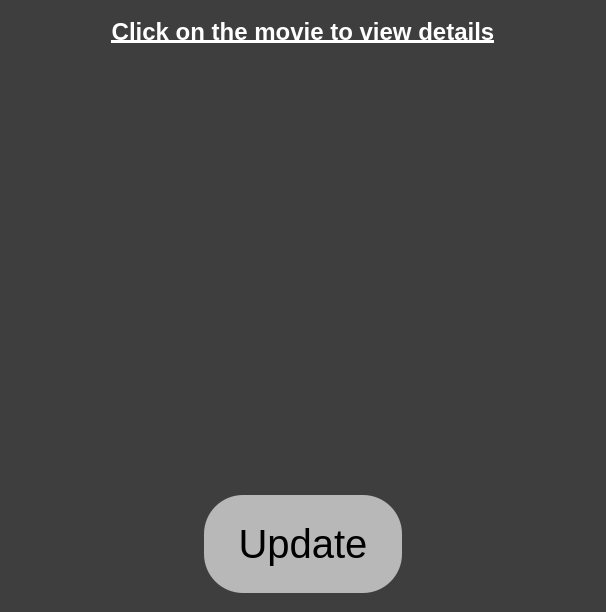
<?xml version="1.0" encoding="UTF-8"?>
<ui version="4.0">
 <class>MainWindow</class>
 <widget class="QMainWindow" name="MainWindow">
  <property name="geometry">
   <rect>
    <x>0</x>
    <y>0</y>
    <width>606</width>
    <height>612</height>
   </rect>
  </property>
  <property name="windowTitle">
   <string>MainWindow</string>
  </property>
  <property name="styleSheet">
   <string notr="true">QMainWindow#MainWindow
{
	background-color:rgb(62, 62, 62);
}</string>
  </property>
  <widget class="QWidget" name="centralwidget">
   <layout class="QVBoxLayout" name="verticalLayout">
    <item>
     <widget class="QStackedWidget" name="stackedWidget">
      <property name="sizePolicy">
       <sizepolicy hsizetype="Expanding" vsizetype="Preferred">
        <horstretch>0</horstretch>
        <verstretch>0</verstretch>
       </sizepolicy>
      </property>
      <property name="currentIndex">
       <number>0</number>
      </property>
      <widget class="QWidget" name="brief_list_page">
       <layout class="QVBoxLayout" name="verticalLayout_2">
        <item>
         <widget class="QLabel" name="label">
          <property name="font">
           <font>
            <pointsize>18</pointsize>
            <weight>75</weight>
            <italic>false</italic>
            <bold>true</bold>
            <underline>true</underline>
           </font>
          </property>
          <property name="styleSheet">
           <string notr="true">color:white;</string>
          </property>
          <property name="text">
           <string>Click on the movie to view details</string>
          </property>
          <property name="alignment">
           <set>Qt::AlignCenter</set>
          </property>
         </widget>
        </item>
        <item>
         <widget class="QListWidget" name="movies_list_widget">
          <property name="font">
           <font>
            <pointsize>30</pointsize>
           </font>
          </property>
          <property name="focusPolicy">
           <enum>Qt::NoFocus</enum>
          </property>
          <property name="styleSheet">
           <string notr="true">QListView{
border-radius:none;
background-color:transparent;
}
QListView::item
{
color:rgb(237, 212, 0);
	width:80px;
	height:80px;
	border-radius:20px;
	border-style:none;
	border-width:2px;
	background-color: rgb(85, 87, 83);
}
QListView::item:hover {
    background: qlineargradient(x1: 0, y1: 0, x2: 0, y2: 1,
                                stop: 0 #FAFBFE, stop: 1 #DCDEF1);
	color:black;
}
</string>
          </property>
          <property name="resizeMode">
           <enum>QListView::Adjust</enum>
          </property>
          <property name="spacing">
           <number>10</number>
          </property>
          <property name="uniformItemSizes">
           <bool>true</bool>
          </property>
         </widget>
        </item>
        <item>
         <layout class="QHBoxLayout" name="horizontalLayout">
          <item>
           <spacer name="horizontalSpacer_2">
            <property name="orientation">
             <enum>Qt::Horizontal</enum>
            </property>
            <property name="sizeHint" stdset="0">
             <size>
              <width>40</width>
              <height>20</height>
             </size>
            </property>
           </spacer>
          </item>
          <item>
           <widget class="QPushButton" name="update_button">
            <property name="minimumSize">
             <size>
              <width>200</width>
              <height>100</height>
             </size>
            </property>
            <property name="font">
             <font>
              <pointsize>30</pointsize>
             </font>
            </property>
            <property name="focusPolicy">
             <enum>Qt::NoFocus</enum>
            </property>
            <property name="styleSheet">
             <string notr="true">border-radius:40px;
border-width:2px;
border-style:solid;
background-color:rgb(184, 184, 184);</string>
            </property>
            <property name="text">
             <string>Update</string>
            </property>
           </widget>
          </item>
          <item>
           <spacer name="horizontalSpacer">
            <property name="orientation">
             <enum>Qt::Horizontal</enum>
            </property>
            <property name="sizeHint" stdset="0">
             <size>
              <width>40</width>
              <height>20</height>
             </size>
            </property>
           </spacer>
          </item>
         </layout>
        </item>
       </layout>
      </widget>
      <widget class="QWidget" name="details_page">
       <layout class="QVBoxLayout" name="verticalLayout_7">
        <item>
         <widget class="QFrame" name="frame">
          <property name="sizePolicy">
           <sizepolicy hsizetype="Preferred" vsizetype="MinimumExpanding">
            <horstretch>0</horstretch>
            <verstretch>0</verstretch>
           </sizepolicy>
          </property>
          <property name="styleSheet">
           <string notr="true">background-color: rgb(191, 191, 191);</string>
          </property>
          <layout class="QHBoxLayout" name="horizontalLayout_2">
           <item>
            <layout class="QVBoxLayout" name="verticalLayout_3">
             <item>
              <widget class="QLabel" name="label_2">
               <property name="font">
                <font>
                 <pointsize>20</pointsize>
                </font>
               </property>
               <property name="text">
                <string>ID</string>
               </property>
              </widget>
             </item>
             <item>
              <widget class="QLabel" name="title_label">
               <property name="font">
                <font>
                 <pointsize>20</pointsize>
                </font>
               </property>
               <property name="styleSheet">
                <string notr="true"/>
               </property>
               <property name="text">
                <string>Title</string>
               </property>
               <property name="alignment">
                <set>Qt::AlignLeading|Qt::AlignLeft|Qt::AlignVCenter</set>
               </property>
              </widget>
             </item>
             <item>
              <widget class="QLabel" name="year_label">
               <property name="font">
                <font>
                 <pointsize>20</pointsize>
                </font>
               </property>
               <property name="styleSheet">
                <string notr="true"/>
               </property>
               <property name="text">
                <string>Year</string>
               </property>
               <property name="alignment">
                <set>Qt::AlignLeading|Qt::AlignLeft|Qt::AlignVCenter</set>
               </property>
              </widget>
             </item>
             <item>
              <widget class="QLabel" name="runtime_label">
               <property name="font">
                <font>
                 <pointsize>20</pointsize>
                </font>
               </property>
               <property name="styleSheet">
                <string notr="true"/>
               </property>
               <property name="text">
                <string>Run time</string>
               </property>
               <property name="alignment">
                <set>Qt::AlignLeading|Qt::AlignLeft|Qt::AlignVCenter</set>
               </property>
              </widget>
             </item>
            </layout>
           </item>
           <item>
            <layout class="QVBoxLayout" name="verticalLayout_4">
             <item>
              <widget class="QLabel" name="id_label">
               <property name="font">
                <font>
                 <pointsize>25</pointsize>
                </font>
               </property>
               <property name="text">
                <string>N/A</string>
               </property>
               <property name="alignment">
                <set>Qt::AlignRight|Qt::AlignTrailing|Qt::AlignVCenter</set>
               </property>
              </widget>
             </item>
             <item>
              <widget class="QLabel" name="title_label_2">
               <property name="font">
                <font>
                 <pointsize>25</pointsize>
                </font>
               </property>
               <property name="styleSheet">
                <string notr="true"/>
               </property>
               <property name="text">
                <string>N/A</string>
               </property>
               <property name="alignment">
                <set>Qt::AlignRight|Qt::AlignTrailing|Qt::AlignVCenter</set>
               </property>
              </widget>
             </item>
             <item>
              <widget class="QLabel" name="year_label_2">
               <property name="font">
                <font>
                 <pointsize>25</pointsize>
                </font>
               </property>
               <property name="styleSheet">
                <string notr="true"/>
               </property>
               <property name="text">
                <string>N/A</string>
               </property>
               <property name="alignment">
                <set>Qt::AlignRight|Qt::AlignTrailing|Qt::AlignVCenter</set>
               </property>
              </widget>
             </item>
             <item>
              <widget class="QLabel" name="runtime_label_2">
               <property name="font">
                <font>
                 <pointsize>25</pointsize>
                </font>
               </property>
               <property name="styleSheet">
                <string notr="true"/>
               </property>
               <property name="text">
                <string>N/A</string>
               </property>
               <property name="alignment">
                <set>Qt::AlignRight|Qt::AlignTrailing|Qt::AlignVCenter</set>
               </property>
              </widget>
             </item>
            </layout>
           </item>
          </layout>
         </widget>
        </item>
        <item>
         <layout class="QHBoxLayout" name="horizontalLayout_3">
          <item>
           <widget class="QGroupBox" name="groupBox">
            <property name="sizePolicy">
             <sizepolicy hsizetype="Preferred" vsizetype="Expanding">
              <horstretch>0</horstretch>
              <verstretch>0</verstretch>
             </sizepolicy>
            </property>
            <property name="font">
             <font>
              <pointsize>20</pointsize>
             </font>
            </property>
            <property name="styleSheet">
             <string notr="true">color:white;</string>
            </property>
            <property name="title">
             <string>Directors</string>
            </property>
            <layout class="QVBoxLayout" name="verticalLayout_5">
             <item>
              <widget class="QListWidget" name="directors_list">
               <property name="font">
                <font>
                 <pointsize>25</pointsize>
                </font>
               </property>
               <property name="styleSheet">
                <string notr="true">QListView{
border-radius:none;
background-color:transparent;
}
QListView::item
{
	color:black;
	background-color: rgb(191, 191, 191);
	border-bottom-color:black;
	border-bottom-width:2px;
	border-style:solid;
	
}
</string>
               </property>
               <property name="spacing">
                <number>5</number>
               </property>
              </widget>
             </item>
            </layout>
           </widget>
          </item>
          <item>
           <widget class="QGroupBox" name="groupBox_2">
            <property name="sizePolicy">
             <sizepolicy hsizetype="Preferred" vsizetype="Expanding">
              <horstretch>0</horstretch>
              <verstretch>0</verstretch>
             </sizepolicy>
            </property>
            <property name="font">
             <font>
              <pointsize>20</pointsize>
             </font>
            </property>
            <property name="styleSheet">
             <string notr="true">color:white;</string>
            </property>
            <property name="title">
             <string>Writers</string>
            </property>
            <layout class="QVBoxLayout" name="verticalLayout_6">
             <item>
              <widget class="QListWidget" name="writers_list">
               <property name="font">
                <font>
                 <pointsize>25</pointsize>
                </font>
               </property>
               <property name="styleSheet">
                <string notr="true">QListView{
border-radius:none;
background-color:transparent;
}
QListView::item
{
	color:black;
	background-color: rgb(191, 191, 191);
	border-bottom-color:black;
	border-bottom-width:2px;
	border-style:solid;
	
}
</string>
               </property>
               <property name="spacing">
                <number>5</number>
               </property>
              </widget>
             </item>
            </layout>
           </widget>
          </item>
         </layout>
        </item>
        <item>
         <widget class="QGroupBox" name="groupBox_3">
          <property name="font">
           <font>
            <pointsize>20</pointsize>
           </font>
          </property>
          <property name="styleSheet">
           <string notr="true">color:white;</string>
          </property>
          <property name="title">
           <string>Cast</string>
          </property>
          <layout class="QVBoxLayout" name="verticalLayout_8">
           <item>
            <widget class="QListWidget" name="casting_list">
             <property name="font">
              <font>
               <pointsize>25</pointsize>
              </font>
             </property>
             <property name="styleSheet">
              <string notr="true">QListView{
border-radius:none;
background-color:transparent;
}
QListView::item
{
	color:black;
	background-color: rgb(191, 191, 191);
	border-bottom-color:black;
	border-bottom-width:2px;
	border-style:solid;
	
}
</string>
             </property>
             <property name="spacing">
              <number>5</number>
             </property>
            </widget>
           </item>
          </layout>
         </widget>
        </item>
        <item>
         <layout class="QHBoxLayout" name="horizontalLayout_4">
          <item>
           <widget class="QPushButton" name="back_button">
            <property name="minimumSize">
             <size>
              <width>200</width>
              <height>100</height>
             </size>
            </property>
            <property name="font">
             <font>
              <pointsize>30</pointsize>
             </font>
            </property>
            <property name="styleSheet">
             <string notr="true">border-radius:40px;
border-width:2px;
border-style:solid;
background-color:rgb(184, 184, 184);</string>
            </property>
            <property name="text">
             <string>Back</string>
            </property>
           </widget>
          </item>
          <item>
           <spacer name="horizontalSpacer_3">
            <property name="orientation">
             <enum>Qt::Horizontal</enum>
            </property>
            <property name="sizeHint" stdset="0">
             <size>
              <width>40</width>
              <height>20</height>
             </size>
            </property>
           </spacer>
          </item>
         </layout>
        </item>
       </layout>
      </widget>
     </widget>
    </item>
   </layout>
  </widget>
 </widget>
 <resources/>
 <connections/>
</ui>
